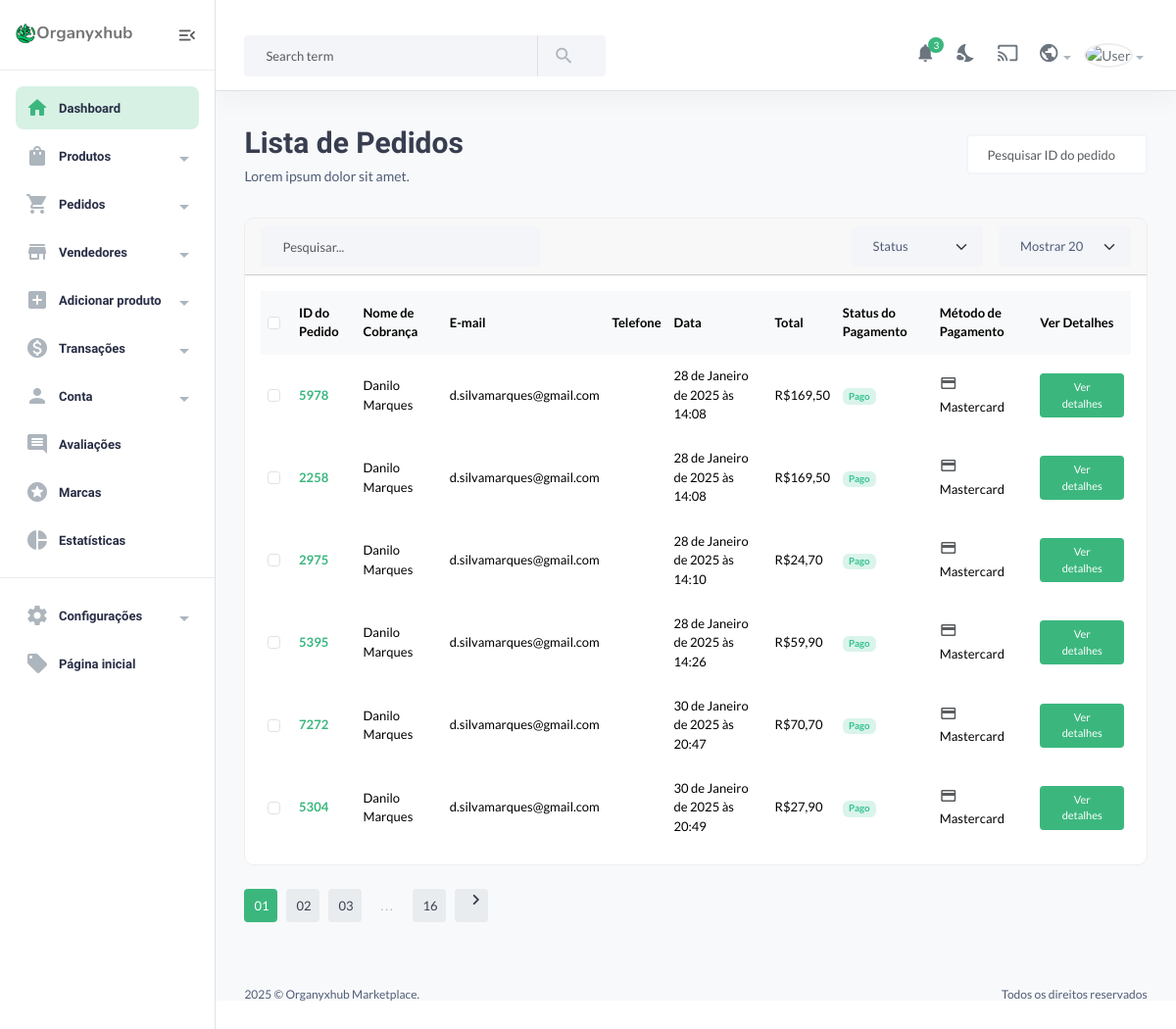
Before: /useradmin/pedidos/ with the older database file.
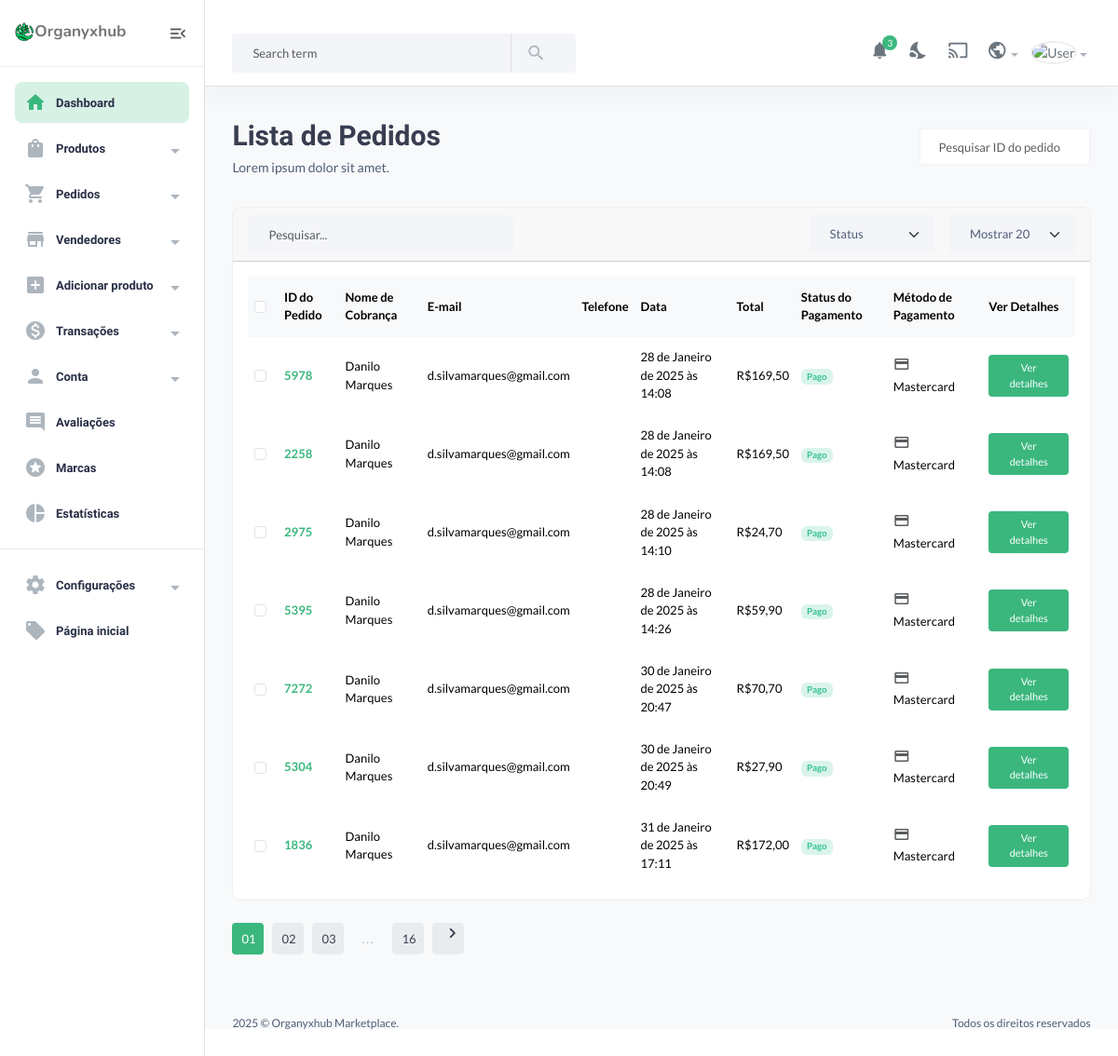
After: the same page with the newer database file.
### core/models.py (models this page shows, shortened)
class PedidoCarrinho(models.Model):
    user = models.ForeignKey(User, on_delete=models.CASCADE) # Chave estrangeira para o modelo User, definindo o usuário que fez o pedido. Se o usuário for excluído, o pedido também será excluído.
    nome = models.CharField(max_length=200, null=True, blank=True) # Nome do cliente, permite valores nulos e em branco.
    email = models.EmailField(max_length=200, null=True, blank=True) # Email do cliente, permite valores nulos e em branco.
    telefone = models.CharField(max_length=20, null=True, blank=True) # Número de telefone do cliente, permite valores nulos e em branco.
    endereco = models.CharField(max_length=200, null=True, blank=True) # Endereço do cliente, permite valores nulos e em branco.
    cidade = models.CharField(max_length=200, null=True, blank=True) # Cidade do cliente, permite valores nulos e em branco.
    estado = models.CharField(max_length=200, null=True, blank=True) # Estado do cliente, permite valores nulos e em branco.
    cep = models.CharField(max_length=9, null=True)
    status_pagamento = models.BooleanField(default=False) # Campo booleano indicando se o pagamento foi feito, padrão False.
    sku = ShortUUIDField(unique=False, length=4, max_length=10, prefix="sku", alphabet="1234567890") # Campo ShortUUID para SKU, não único.
    orderid = ShortUUIDField(unique=False, length=4, max_length=10, alphabet="1234567890") # Campo ShortUUID para ID do pedido, não único.
    preco = models.DecimalField(max_digits=10, decimal_places=2, default=1.99) # Preço total do pedido, padrão 1.99.
    desconto = models.DecimalField(max_digits=10, decimal_places=2, default=1.99) # Desconto aplicado ao pedido, padrão 1.99.
    data_pedido = models.DateTimeField(auto_now_add=True) # Registra automaticamente a data e hora do pedido.
    status_produto = models.CharField(choices=STATUS_CHOICES, max_length=30, default="processing") # Status do pedido, as opções são definidas em STATUS_CHOICES.
    coupons = models.ManyToManyField('Coupon', blank=True) # Relacionamento muitos-para-muitos com o modelo Coupon, permitindo múltiplos cupons por pedido.
    num_fatura = models.CharField(max_length=255, blank=True, null=True) # Número da fatura, permite valores nulos e em branco.
    payment_date = models.DateTimeField(null=True, blank=True) # Data e hora do pagamento, permite valores nulos e em branco.
    metodo_entrega = models.CharField(max_length=100, choices=[('delivery', 'Entrega'), ('pickup', 'Retirada')], default='delivery') # Método de entrega, as opções são 'delivery' ou 'pickup'.
    id_rastreamento = models.CharField(max_length=255, blank=True, null=True) # ID de rastreamento, permite valores nulos e em branco.
    impostos = models.DecimalField(max_digits=10, decimal_places=2, default=0.00) # Valor dos impostos, padrão 0.00.
    taxas = models.DecimalField(max_digits=10, decimal_places=2, default=0.00) # Valor das taxas, padrão 0.00.
    class Meta:
        verbose_name_plural = "Pedidos"

### userauths/models.py (models this page shows)
class User(AbstractUser):
    email = models.EmailField(unique=True)
    username = models.CharField(max_length=100)
    bio = models.CharField(max_length=100)
    primeiro_nome = models.CharField(max_length=255, blank=True)
    ultimo_nome = models.CharField(max_length=255, blank=True)
    USERNAME_FIELD = "email"
    REQUIRED_FIELDS = ['username']
    def __str__(self):
        return self.username

### useradmin/views.py (the view)
# urls.py: path("pedidos/", views.orders, name="orders"),
def orders(request):
    orders = PedidoCarrinho.objects.all()
    context = {
        "orders": orders,
    }
    return render(request, "useradmin/orders.html", context)

### core/context_processor.py (called while the page is built)
def default(request):
    categorias = Categoria.objects.all()
    vendedores = Vendedor.objects.all()
    min_max_preco = Produto.objects.aggregate(Min("preco"), Max("preco"))
    if request.user.is_authenticated:
        try:
            wishlist = Wishlist.objects.filter(user=request.user)
        except Wishlist.DoesNotExist:
            wishlist = 0
    else:
        wishlist = 0
    context = {
        'min_max_preco': min_max_preco,
        'categorias': categorias,
        'vendedores': vendedores,
        'wishlist': wishlist,
    }
    if request.user.is_authenticated:
        try:
            endereco = Endereco.objects.filter(user=request.user.id).first()
            context['endereco'] = endereco
        except Endereco.DoesNotExist:
            context['endereco'] = None
    return context

### templates/useradmin/orders.html (shortened to what the changed rows need)
{% extends 'useradmin/base.html' %} {% load static %} {% block content %}
<section class="content-main">
    <div class="content-header">
        <div>
            <h2 class="content-title card-title">Lista de Pedidos</h2>
        </div>
    </div>
    <div class="card mb-4">
        <div class="card-body">
            <div class="table-responsive">
                <table class="table align-middle table-nowrap mb-0">
                    <thead class="table-light">
                        <tr>
                            <th scope="col" class="text-center">
                                <div class="form-check align-middle">
                                    <input
                                        class="form-check-input"
                                        type="checkbox"
                                        id="transactionCheck01"
                                    />
                                </div>
                            </th>
                            <th class="align-middle" scope="col">
                                ID do Pedido
                            </th>
                            <th class="align-middle" scope="col">
                                Nome de Cobrança
                            </th>
                            <th class="align-middle" scope="col">E-mail</th>
                            <th class="align-middle" scope="col">Telefone</th>
                            <th class="align-middle" scope="col">Data</th>
                            <th class="align-middle" scope="col">Total</th>
                            <th class="align-middle" scope="col">
                                Status do Pagamento
                            </th>
                            <th class="align-middle" scope="col">
                                Método de Pagamento
                            </th>
                            <th class="align-middle" scope="col">
                                Ver Detalhes
                            </th>
                        </tr>
                    </thead>
                    <tbody>
                        {% for o in orders %}
                        <tr>
                            <td class="text-center">
                                <div class="form-check">
                                    <input
                                        class="form-check-input"
                                        type="checkbox"
                                        id="transactionCheck02"
                                    />
                                </div>
                            </td>
                            <td>
                                <a href="#" class="fw-bold"
                                    >{{ o.orderid.upper }}</a
                                >
                            </td>
                            <td>{{o.user}}</td>
                            <td>{{o.user.email}}</td>
                            <td>{{o.user.telefone}}</td>
                            <td>{{o.data_pedido}}</td>
                            <td>R${{o.preco}}</td>
                            <td>
                                {% if o.satus_pagamento == True %}
                                <span class="badge badge-pill badge-soft-danger"
                                    >Não Pago</span
                                >
                                {% else%}
                                <span
                                    class="badge badge-pill badge-soft-success"
                                    >Pago</span
                                >
                                {% endif%}
                            </td>
                            <td>
                                <i
                                    class="material-icons md-payment font-xxl text-muted mr-5"
                                ></i>
                                Mastercard
                            </td>
                            <td>
                                <a
                                    href="{% url 'useradmin:order-detail' o.orderid %}"
                                    class="btn btn-xs"
                                >
                                    Ver detalhes</a
                                >
                            </td>
                        </tr>
                        {% endfor %}
                    </tbody>
                </table>
            </div>
        </div>
    </div>
</section>
{% endblock content %}

Changed rows visible on the page:
added PedidoCarrinho: orderid "1836", user "Danilo Marques", user.email "d.silvamarques@gmail.com", data_pedido "31 de Janeiro de 2025 às 17:11", preco "172,00"
